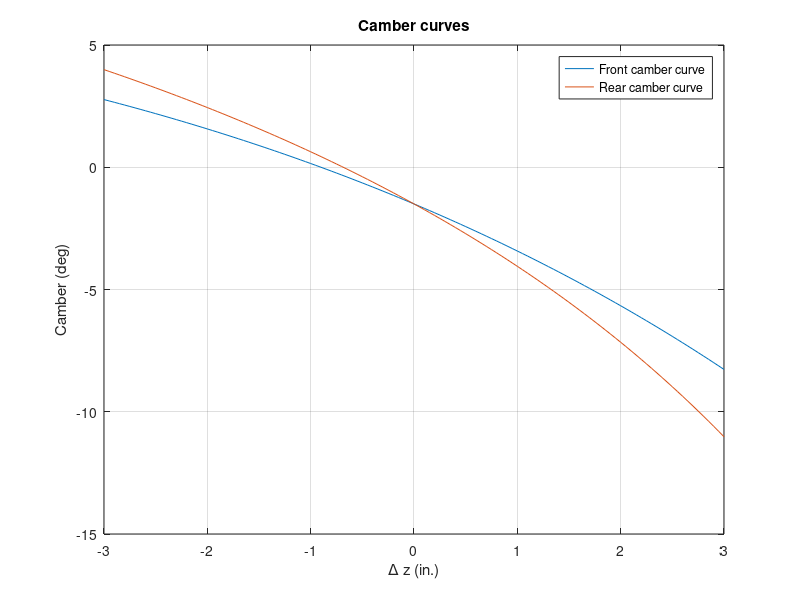
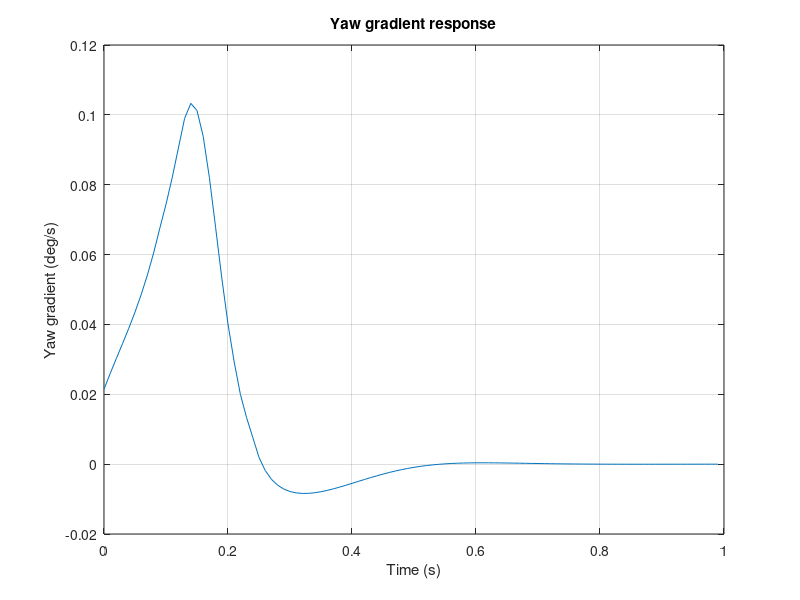
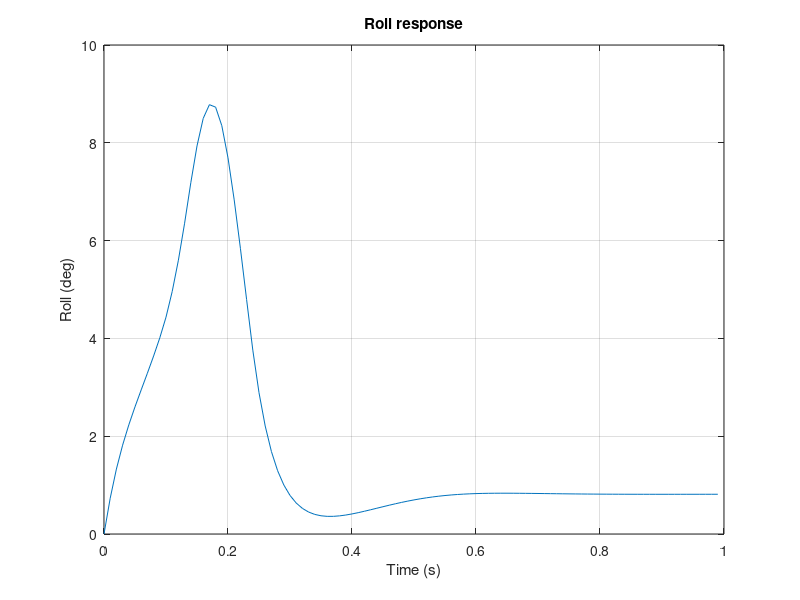
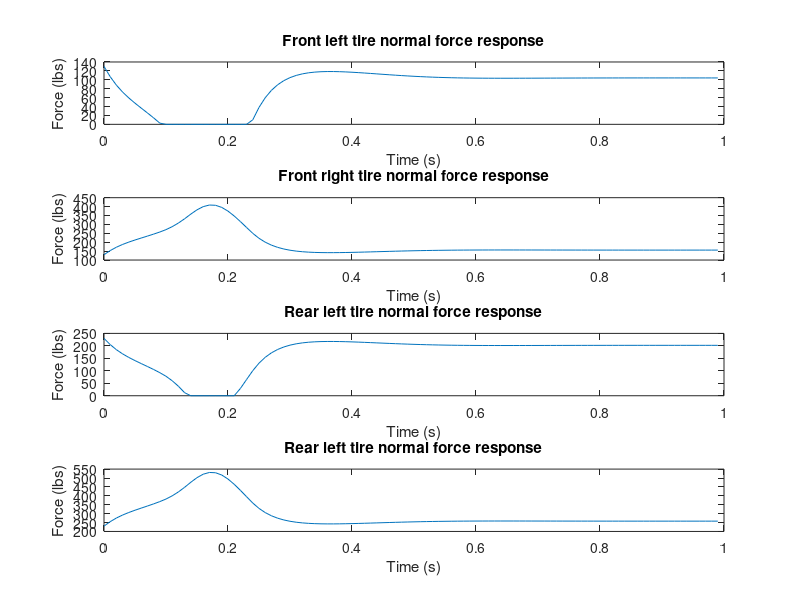

Write MATLAB code to recreate these figures, in order.
clear all
close all
data = csvread('output.csv', 1, 0);
frontcurves = csvread('FRONT_curves.csv', 1, 0);
rearcurves = csvread('REAR_curves.csv', 1, 0);

t = data(:,1);
yawgradient = data(:,2);
roll = data(:,3);
FLnf = data(:,4);
FRnf = data(:,5);
RLnf = data(:,6);
RRnf = data(:,7);

figure
plot(frontcurves(:,1), frontcurves(:,2))
hold on
plot(rearcurves(:,1), rearcurves(:,2))
grid on
title('Camber curves')
ylabel('Camber (deg)')
xlabel('\Delta z (in.)')
legend('Front camber curve', 'Rear camber curve')


figure
plot(t,yawgradient)
grid on
title('Yaw gradient response')
ylabel('Yaw gradient (deg/s)')
xlabel('Time (s)')

figure
plot(t,roll)
grid on
title('Roll response')
ylabel('Roll (deg)')
xlabel('Time (s)')


figure
hold on
subplot(4,1,1)
plot(t, FLnf)
title('Front left tire normal force response')
xlabel('Time (s)')
ylabel('Force (lbs)')

subplot(4,1,2)
plot(t, FRnf)
title('Front right tire normal force response')
xlabel('Time (s)')
ylabel('Force (lbs)')

subplot(4,1,3)
plot(t, RLnf)
title('Rear left tire normal force response')
xlabel('Time (s)')
ylabel('Force (lbs)')

subplot(4,1,4)
plot(t, RRnf)
title('Rear left tire normal force response')
xlabel('Time (s)')
ylabel('Force (lbs)')
